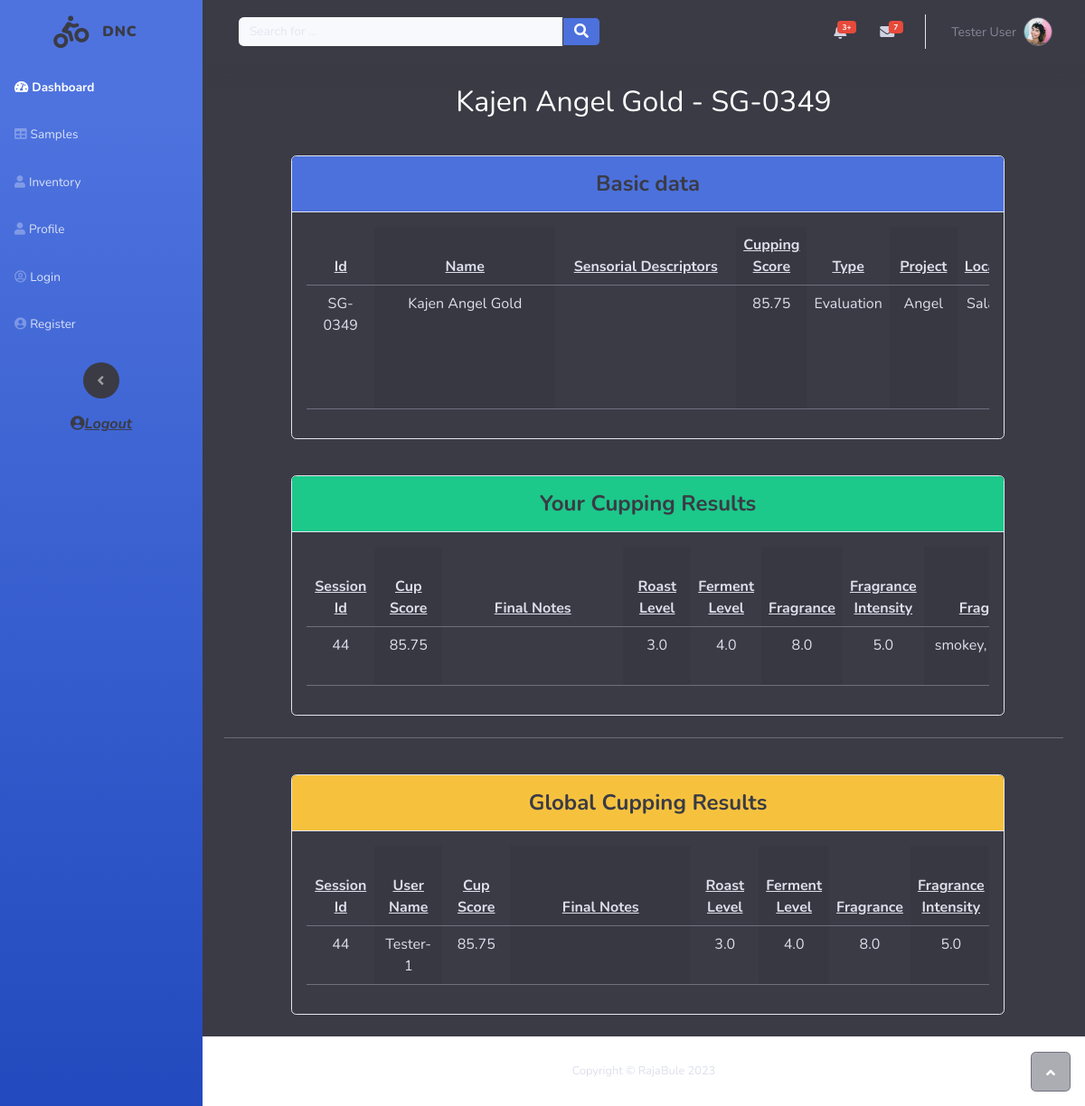
Before: /sample_view/SG-0349/ (signed in) with the older database file.
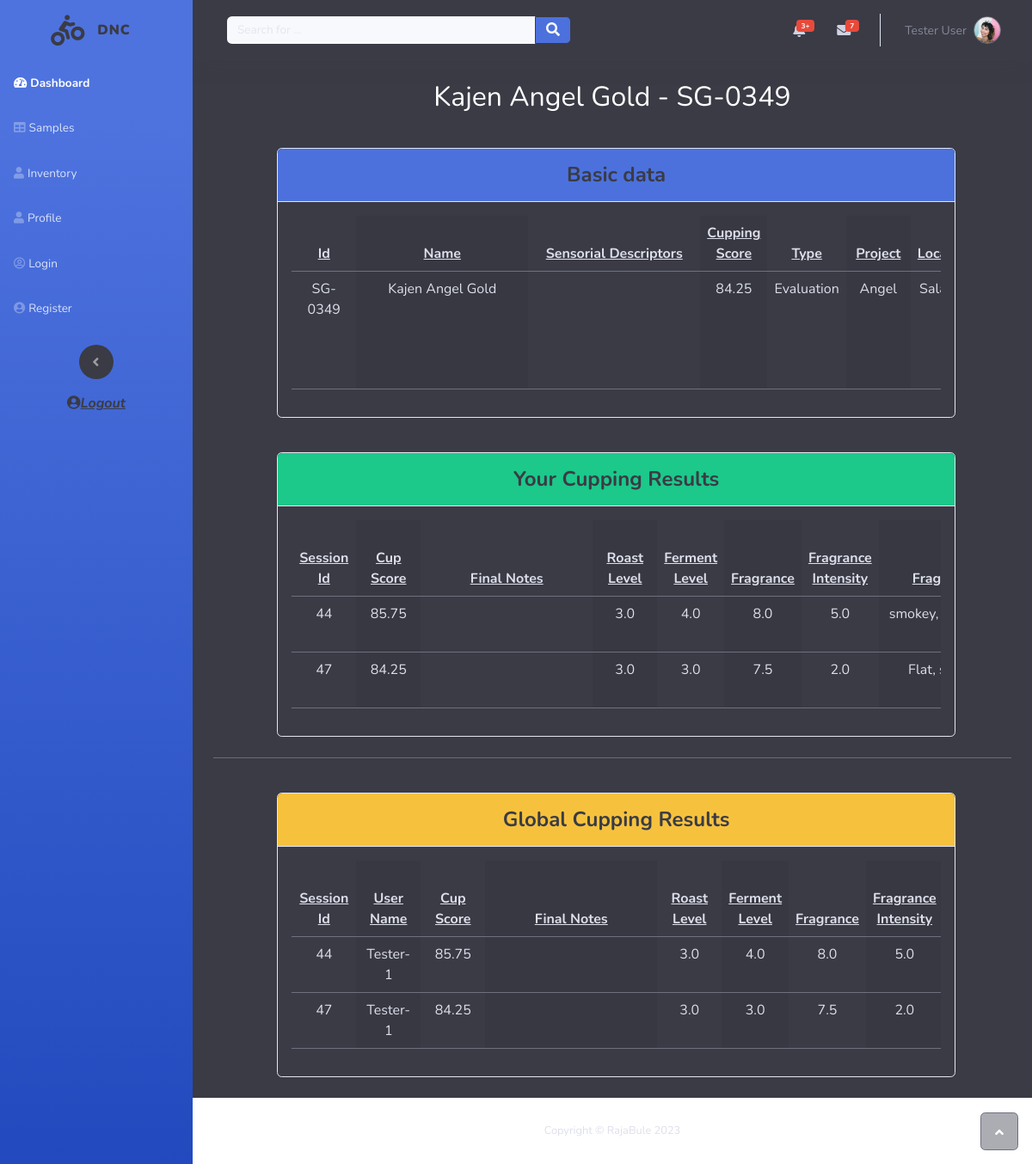
After: the same page with the newer database file.
### DNC/models.py (models this page shows, shortened)
class Samples(models.Model):
    id = models.CharField(max_length=300, primary_key=True)
    name = models.CharField(max_length=300)
    user = models.ForeignKey(User, on_delete=models.CASCADE, default=3)
    stype = models.CharField(max_length=300, null=True)
    project = models.CharField(max_length=300, null=True, blank=True)
    location = models.CharField(max_length=300, null=True)
    proccessing = models.CharField(max_length=300, null=True)
    cropyear = models.CharField(max_length=300, null=True)
    varieties = models.CharField(max_length=300, null=True)
    regdate = models.CharField(max_length=300, null=True, blank=True)
    grade = models.CharField(max_length=300, null=True, blank=True)
    rating = models.CharField(max_length=300, null=True, blank=True)
    cert = models.CharField(max_length=300, null=True, blank=True)
    notes = models.TextField(max_length=300, null=True, blank=True)
    refid = models.CharField(max_length=300, null=True, blank=True)
    salenum = models.CharField(max_length=300, null=True, blank=True)
    iconum = models.CharField(max_length=300, null=True, blank=True)
    contnum = models.CharField(max_length=300, null=True, blank=True)
    tracknum = models.CharField(max_length=300, null=True, blank=True)
    country = models.CharField(max_length=300, null=True, blank=True)
    farm = models.CharField(max_length=300, null=True, blank=True)
    importer = models.CharField(max_length=300, null=True, blank=True)
    exporter = models.CharField(max_length=300, null=True, blank=True)
    wetmill = models.CharField(max_length=300, null=True, blank=True)
    drymill = models.CharField(max_length=300, null=True, blank=True)
    cooperative = models.CharField(max_length=300, null=True, blank=True)
    assosiation = models.CharField(max_length=300, null=True, blank=True)
    customer = models.CharField(max_length=300, null=True, blank=True)
    othertrac = models.TextField(max_length=300, null=True, blank=True)
    sampleweight = models.CharField(max_length=300, null=True, blank=True)
    sampleweightunit = models.CharField(max_length=300, null=True, blank=True)
    expweight = models.CharField(max_length=300, null=True, blank=True)
    expweightunit = models.CharField(max_length=300, null=True, blank=True)
    expprice = models.CharField(max_length=300, null=True, blank=True)
    exptotalprice = models.CharField(max_length=300, null=True, blank=True)
    exparrival = models.CharField(max_length=300, null=True, blank=True)
    moisture = models.CharField(max_length=300, null=True, blank=True)
    wa = models.CharField(max_length=300, null=True, blank=True)
    density = models.CharField(max_length=300, null=True, blank=True)
    physicaldefects = models.CharField(max_length=300, null=True)
    screensize = models.CharField(max_length=300, null=True, blank=True)
    classification = models.CharField(max_length=300, null=True, blank=True)
    estgreenweight = models.CharField(max_length=300, null=True, blank=True)
    sensorialdescriptors = models.TextField(max_length=300, null=True, blank=True)
    generalcomments = models.TextField(max_length=300, null=True, blank=True)
    sensorial = models.CharField(max_length=300, null=True, blank=True)
    shared_with = models.ManyToManyField(User, through='SampleShare', related_name='shared_samples', blank=True)
    view_perms = models.ManyToManyField(User, through='ViewPerms', related_name='sample_view_perms', blank=True)

class CuppingSCI(models.Model):
    user = models.ForeignKey(User, on_delete=models.CASCADE, default=3)
    sample_id = models.CharField(max_length=10000)
    roast_level_range = models.FloatField(null=True, blank=True, default=0)
    ferment_level_range = models.FloatField(null=True, blank=True, default=0)
    fragrance_range = models.FloatField(null=True, blank=True, default=0)
    fragrance_intensity_range = models.FloatField(null=True, blank=True, default=0)
    fragrance_notes = models.TextField(null=True, blank=True)
    flavor_range = models.FloatField(null=True, blank=True, default=0)
    flavor_intensity_range = models.FloatField(null=True, blank=True, default=0)
    Flavor_notes = models.TextField(null=True, blank=True)
    aroma_range = models.FloatField(null=True, blank=True, default=0)
    aroma_intensity_range = models.FloatField(null=True, blank=True, default=0)
    aroma_notes = models.TextField(null=True, blank=True)
    acidity_range = models.FloatField(null=True, blank=True, default=0)
    acidity_intensity_range = models.FloatField(null=True, blank=True, default=0)
    Acidity_notes = models.TextField(null=True, blank=True)
    body_range = models.FloatField(null=True, blank=True, default=0)
    body_thickness_range = models.FloatField(null=True, blank=True, default=0)
    body_notes = models.TextField(null=True, blank=True)
    sweetness_range = models.FloatField(null=True, blank=True, default=0)
    sweetness_intensity_range = models.FloatField(null=True, blank=True, default=0)
    sweetness_notes = models.TextField(null=True, blank=True)
    aftertaste_range = models.FloatField(null=True, blank=True, default=0)
    aftertaste_duration_range = models.FloatField(null=True, blank=True, default=0)
    aftertaste_notes = models.TextField(null=True, blank=True)
    fresh_range = models.FloatField(null=True, blank=True, default=0)
    fresh_woody_range = models.FloatField(null=True, blank=True, default=0)
    freshcrop_notes = models.TextField(null=True, blank=True, default=0)
    off_1_range = models.IntegerField(null=True, blank=True, default=0)
    off_2_range = models.IntegerField(null=True, blank=True, default=0)
    off_3_range = models.IntegerField(null=True, blank=True, default=0)
    off_4_range = models.IntegerField(null=True, blank=True, default=0)
    off_5_range = models.IntegerField(null=True, blank=True, default=0)
    off_notes = models.TextField(null=True, blank=True)
    uniform_1_range = models.IntegerField(null=True, blank=True, default=0)
    uniform_2_range = models.IntegerField(null=True, blank=True, default=0)
    uniform_3_range = models.IntegerField(null=True, blank=True, default=0)
    uniform_4_range = models.IntegerField(null=True, blank=True, default=0)
    uniform_5_range = models.IntegerField(null=True, blank=True, default=0)
    uniformity_notes = models.TextField(null=True, blank=True)
    sens_descriptors = models.TextField(null=True, blank=True)
    total_cup_score = models.TextField(null=True, blank=True)
    cupdate = models.CharField(max_length=300, null=True, blank=True)
    def __str__(self):
        return self.sample_id

### DNC/views.py (the view)
# urls.py: path('sample_view/<str:coffee_id>/', views.sample_view, name='sample_view'),
@login_required
def sample_view(request, coffee_id):
    user = request.user
    print('sample_view call user:', user.id)
    date_time = datetime.datetime.now().strftime("%d/%m/%Y %H:%M")
    try:
        sample = Samples.objects.get(id=coffee_id)
    except Samples.DoesNotExist:
        return HttpResponseNotFound("Sample not found")
    if user.id == sample.user.id:
        allowed_fields = [field.name for field in sample._meta.fields]
        print(allowed_fields, "owner")
    else:
        allowed_fields = get_allowed_fields(user, sample)
        print(allowed_fields, "not owner!@")
    field_values = {}
    for field_name in allowed_fields:
        field_value = getattr(sample, field_name)
        field_values[field_name] = field_value
    for field_name in sample._meta.fields:
        print(field_name.name, "name! exist!")
        if field_name.name not in allowed_fields:
            print(field_name.name, "name!")
            field_values[field_name.name] = "No Permissions"
    print(field_values, "!!!!!!")
    try:
        cupsession = CuppingSCI.objects.filter(sample_id=coffee_id, user=user.id)
    except CuppingSCI.DoesNotExist:
        cupsession = "No cupping data found!"
        print(cupsession)
        context = {
            'global_session': cupsessions,
            'cup_session': cupsession,
            'sample_id': coffee_id,
            'user_first_name': user.first_name,
            'user_last_name': user.last_name,
            'sample': sample,
            'user_id': user.id,
            'field_values': field_values,
            'allowed_fields': allowed_fields,  # Pass the allowed fields to the template
        }
        return render(request, 'sampleview.html', context)
    try:
        cupsessions = CuppingSCI.objects.filter(sample_id=coffee_id)
    except CuppingSCI.DoesNotExist:
        cupsessions = "No cupping data found!"
        print(cupsessions)
        context = {
            'global_session': cupsessions,
            'cup_session': cupsession,
            'sample_id': coffee_id,
            'user_first_name': user.first_name,
            'user_last_name': user.last_name,
            'sample': sample,
            'user_id': user.id,
            'field_values': field_values,
            'allowed_fields': allowed_fields,  # Pass the allowed fields to the template
        }
        return render(request, 'sampleview.html', context)
    context = {
            'global_session': cupsessions,
            'cup_session': cupsession,
            'sample_id': coffee_id,
            'user_first_name': user.first_name,
            'user_last_name': user.last_name,
            'sample': sample,
            'user_id': user.id,
            'field_values': field_values,
            'allowed_fields': allowed_fields,  # Pass the allowed fields to the template
        }
    print(cupsession)
    return render(request, 'sampleview.html', context)

### DNC/templates/sampleview.html (shortened to what the changed rows need)
{% extends 'ext_samples.html' %}
{% block content %}
                <div class="container-fluid" style="text-align: center;">
                    <h2 class="mb-1">{{ sample.name }} - {{ sample.id }}</h2>
                </div>
                <div class="card mb-4" style="margin-top: 40px;width: 85%;margin-left: 8%; text-align: center;">
                    <div class="card-body" style="border-top-style: none;">
                        <div class="table-responsive">
                            <table class="table table-striped-columns">
                                <thead>
                                    <tr style="text-decoration: underline;">
                                        <th>Id</th>
                                        <th>Name</th>
                                        <th>Sensorial Descriptors</th>
                                        <th>Cupping Score</th>
                                        <th>Type</th>
                                        <th>Project</th>
                                        <th>Location</th>
                                    </tr>
                                </thead>
                                <tbody>
                                    <tr>
                                        <td style="min-width: 75px;">{{ field_values.id }}</td>
                                        <td style="min-width: 200px;">{{ field_values.name }}</td>
                                        <td style="min-width: 200px;">{{ field_values.sensorialdescriptors }}</td>
                                        <td style="min-width: 75px;">{{ field_values.sensorial }}</td>
                                        <td style="min-width: 75px;">{{ field_values.stype }}</td>
                                        <td style="min-width: 75px;">{{ field_values.project }}</td>
                                        <td style="min-width: 75px;">{{ field_values.location }}</td>
                                    </tr>
                                </tbody>
                            </table>
                        </div>
                    </div>
                </div>
                <div class="card mb-4" style="margin-top: 40px;width: 85%;margin-left: 8%; text-align: center;">
                    <div class="card-body" style="border-top-style: none;">
                        <div class="table-responsive">
                            <table class="table table-striped-columns table-hover">
                                <thead>
                                    <tr style="text-decoration: underline;">
                                        <th>Session Id</th>
                                        <th>Cup Score</th>
                                        <th>Final Notes</th>
                                        <th>Roast Level</th>
                                        <th>Ferment Level</th>
                                        <th>Fragrance</th>
                                        <th>Fragrance Intensity</th>
                                        <th>Fragrance Notes</th>
                                    </tr>
                                </thead>
                                <tbody>
                                    {% for cup_session in cup_session %}
                                        <tr>
                                            <td style="min-width: 75px;">{{ cup_session.id }}</td>
                                            <td style="min-width: 75px;">{{ cup_session.total_cup_score }}</td>
                                            <td style="min-width: 200px;">{{ cup_session.sens_descriptors }}</td>
                                            <td style="min-width: 75px;">{{ cup_session.roast_level_range }}</td>
                                            <td style="min-width: 75px;">{{ cup_session.ferment_level_range }}</td>
                                            <td style="min-width: 75px;">{{ cup_session.fragrance_range }}</td>
                                            <td style="min-width: 75px;">{{ cup_session.fragrance_intensity_range }}</td>
                                            <td style="min-width: 200px;">{{ cup_session.fragrance_notes }}</td>
                                        </tr>
                                        {% endfor %}
                                </tbody>
                            </table>
                        </div>
                    </div>
                </div>
                <div class="card mb-4" style="margin-top: 40px;width: 85%;margin-left: 8%; text-align: center;">
                    <div class="card-body" style="border-top-style: none;">
                        <div class="table-responsive">
                            <table class="table table-striped-columns table-hover">
                                <thead>
                                    <tr style="text-decoration: underline;">
                                        <th>Session Id</th>
                                        <th>User Name</th>
                                        <th>Cup Score</th>
                                        <th>Final Notes</th>
                                        <th>Roast Level</th>
                                        <th>Ferment Level</th>
                                        <th>Fragrance</th>
                                        <th>Fragrance Intensity</th>
                                    </tr>
                                </thead>
                                <tbody>
                                    {% for cup_sessions in global_session %}
                                        <tr>
                                            <td style="min-width: 75px;">{{ cup_sessions.id }}</td>
                                            <td style="min-width: 75px;">{{ cup_sessions.user }}</td>
                                            <td style="min-width: 75px;">{{ cup_sessions.total_cup_score }}</td>
                                            <td style="min-width: 200px;">{{ cup_sessions.sens_descriptors }}</td>
                                            <td style="min-width: 75px;">{{ cup_sessions.roast_level_range }}</td>
                                            <td style="min-width: 75px;">{{ cup_sessions.ferment_level_range }}</td>
                                            <td style="min-width: 75px;">{{ cup_sessions.fragrance_range }}</td>
                                            <td style="min-width: 75px;">{{ cup_sessions.fragrance_intensity_range }}</td>
                                        </tr>
                                        {% endfor %}
                                </tbody>
                            </table>
                        </div>
                    </div>
                </div>
{% endblock %}

Changed rows visible on the page:
changed Samples "Kajen Angel Gold": sensorial "85.75" → "84.25"
added CuppingSCI: id "47", total_cup_score "84.25", roast_level_range "3.0", ferment_level_range "3.0", fragrance_range "7.5", fragrance_intensity_range "2.0", fragrance_notes "Flat,…", user "Tester-1"
